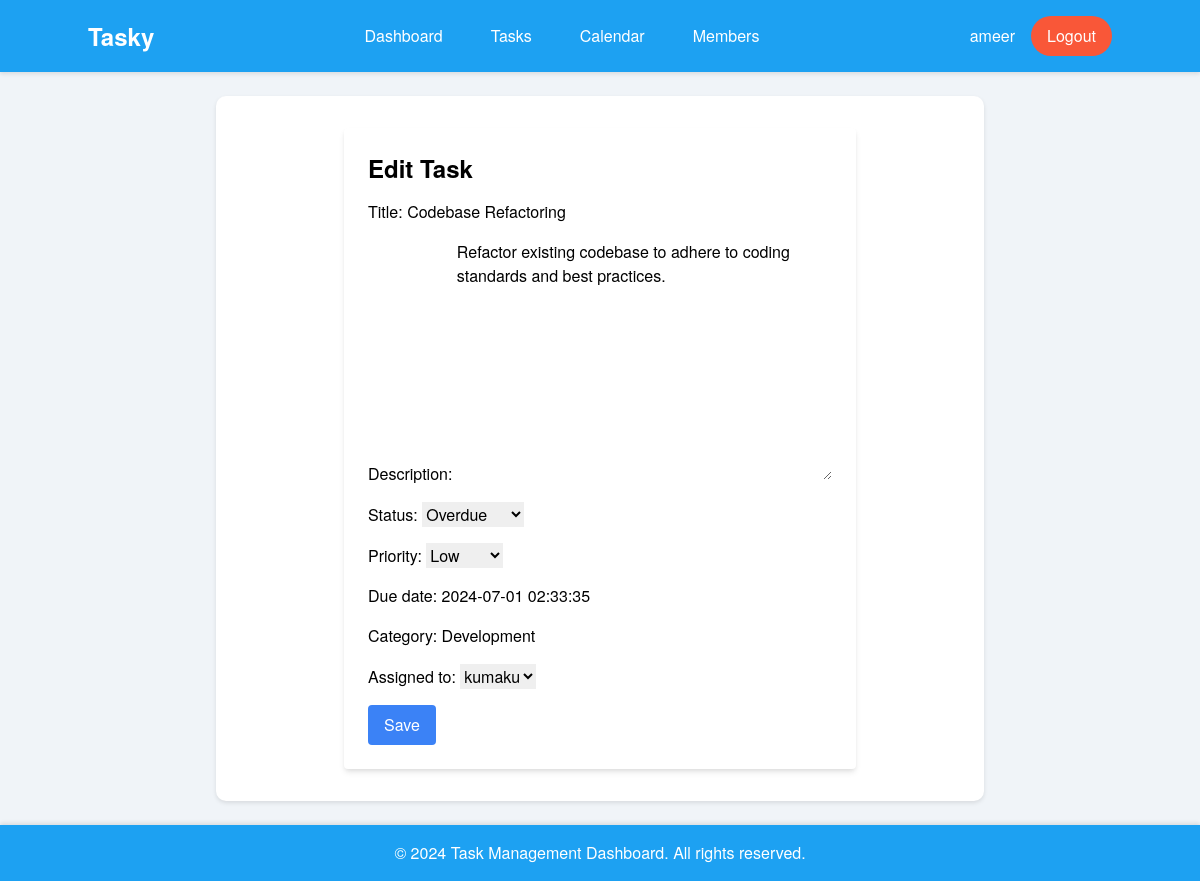
Screenshot of /task/4/edit/ (signed in) with the database file from the repository.
### tasks/models.py (models this page shows, shortened)
class Task(models.Model):
    STATUS_CHOICES = [
        ('In Progress', 'In Progress'),
        ('Completed', 'Completed'),
        ('Overdue', 'Overdue'),
    ]
    PRIORITY_CHOICES = [
        ('Low', 'Low'),
        ('Medium', 'Medium'),
        ('High', 'High'),
    ]
    title = models.CharField(max_length=200)
    description = models.TextField()
    status = models.CharField(max_length=20, choices=STATUS_CHOICES, default='In Progress')
    priority = models.CharField(max_length=20, choices=PRIORITY_CHOICES, default='Medium')
    due_date = models.DateTimeField()
    category = models.CharField(max_length=100)
    assigned_to = models.ForeignKey(User, on_delete=models.CASCADE)

### tasks/views.py (the view)
# urls.py: path('task/<int:pk>/edit/', TaskUpdateView.as_view(), name='task_update'),
class TaskUpdateView(UpdateView):
    model = Task
    form_class = TaskForm
    template_name = 'tasks/task_form.html'
    success_url = reverse_lazy('task_list')

### tasks/forms.py
class TaskForm(forms.ModelForm):
    class Meta:
        model = Task
        fields = ['title', 'description', 'status', 'priority', 'due_date', 'category', 'assigned_to']

### tasks/templates/tasks/task_form.html (shortened to what this page needs)
{% extends "base.html" %}
{% block content %}
<div class="max-w-lg mx-auto p-6 bg-white rounded shadow-md">
    <h2 class="text-2xl font-bold mb-4">{{ form.instance.pk|yesno:"Edit Task,New Task" }}</h2>
    <form method="post" class="space-y-4">
        {{ form.as_p }}
        <button type="submit" class="bg-blue-500 text-white py-2 px-4 rounded hover:bg-blue-600 transition duration-300">Save</button>
    </form>
</div>
{% endblock %}

### tasks/templates/base.html (shortened to what this page needs)
<!DOCTYPE html>
<html lang="en">
<head>
    <link href="https://cdn.jsdelivr.net/npm/tailwindcss@2.2.19/dist/tailwind.min.css" rel="stylesheet">
    <link rel="stylesheet" href="https://cdnjs.cloudflare.com/ajax/libs/font-awesome/6.0.0-beta3/css/all.min.css">
</head>
<body>
    <header>
        <nav class="navbar p-4 text-white">
            <div class="container mx-auto flex justify-between items-center">
                <h1 class="font-bold">Tasky</h1>
                <div class="nav-links hidden md:flex">
                    <a href="{% url 'dashboard' %}">Dashboard</a>
                    <a href="{% url 'task_list' %}">Tasks</a>
                    <a href="{% url 'calendar' %}">Calendar</a>
                    <a href="{% url 'members' %}">Members</a>
                </div>
                <div class="user-info">
                    {% if user.is_authenticated %}
                        <span>{{ user.username }}</span>
                        <a href="{% url 'logout' %}" class="auth-button">Logout</a>
                    {% else %}
                        <a href="{% url 'login' %}" class="auth-button">Login</a>
                    {% endif %}
                </div>
            </div>
        </nav>
    </header>
    <main class="container mx-auto mt-6 flex flex-wrap">
        <div class="w-full md:w-3/4 mx-auto main-content">
            {% block content %}{% endblock %}
        </div>
    </main>
    <footer class="footer p-4 text-center mt-6">
        <div class="container mx-auto">
            <p>&copy; 2024 Task Management Dashboard. All rights reserved.</p>
        </div>
    </footer>
</body>
</html>

### tasks/templates/base.html (style rules this page uses)
body { font-family: 'Helvetica Neue', Helvetica, Arial, sans-serif; background-color: #f0f4f8; }
.navbar { background-color: #1DA1F2; box-shadow: 0 2px 4px rgba(0, 0, 0, 0.1); }
.navbar h1 { font-size: 1.5rem; color: #ffffff; }
.navbar .nav-links { display: flex; align-items: center; gap: 1rem; }
.navbar .nav-links a { color: #ffffff; text-decoration: none; padding: 0.5rem 1rem; border-radius: 50px; transition: background-color 0.3s ease; }
.navbar .user-info { display: flex; align-items: center; }
.navbar .user-info span { margin-right: 1rem; color: #ffffff; }
.navbar .auth-button { padding: 0.5rem 1rem; border-radius: 50px; transition: background-color 0.3s ease; background-color: #f95738; color: #ffffff; }
.footer { background-color: #1DA1F2; color: #ffffff; box-shadow: 0 -2px 4px rgba(0, 0, 0, 0.1); }
.main-content { background: white; border-radius: 10px; padding: 2rem; box-shadow: 0 2px 4px rgba(0, 0, 0, 0.1); }

### rows the page displays
Task: instance.pk "Edit Task", title "Codebase Refactoring", description "Refactor existing codebase to adhere to coding standards and best practices.", status "Overdue", priority "Low", due_date "2024-07-01 02:33:35", category "Development", assigned_to "kumaku"

### other values shown
{{ user.username }} "ameer"
